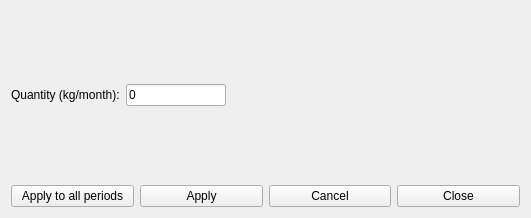
<?xml version="1.0" encoding="UTF-8"?>
<ui version="4.0">
 <class>feedmngqty</class>
 <widget class="impgenmaint" name="feedmngqty">
  <property name="geometry">
   <rect>
    <x>0</x>
    <y>0</y>
    <width>531</width>
    <height>218</height>
   </rect>
  </property>
  <property name="windowTitle">
   <string>Form</string>
  </property>
  <layout class="QVBoxLayout" name="verticalLayout">
   <item>
    <spacer name="verticalSpacer_2">
     <property name="orientation">
      <enum>Qt::Vertical</enum>
     </property>
     <property name="sizeHint" stdset="0">
      <size>
       <width>20</width>
       <height>40</height>
      </size>
     </property>
    </spacer>
   </item>
   <item>
    <layout class="QHBoxLayout" name="horizontalLayout">
     <item>
      <widget class="QLabel" name="Label5">
       <property name="enabled">
        <bool>true</bool>
       </property>
       <property name="sizePolicy">
        <sizepolicy hsizetype="Preferred" vsizetype="Fixed">
         <horstretch>0</horstretch>
         <verstretch>0</verstretch>
        </sizepolicy>
       </property>
       <property name="toolTip">
        <string/>
       </property>
       <property name="text">
        <string>Quantity (kg/month):</string>
       </property>
      </widget>
     </item>
     <item>
      <widget class="IMPEdit" name="Edit1">
       <property name="enabled">
        <bool>true</bool>
       </property>
       <property name="maximumSize">
        <size>
         <width>100</width>
         <height>16777215</height>
        </size>
       </property>
       <property name="toolTip">
        <string/>
       </property>
       <property name="text">
        <string>0</string>
       </property>
       <property name="FieldType">
        <enum>IMPEdit::Numeric</enum>
       </property>
       <property name="FieldName">
        <string>qty</string>
       </property>
      </widget>
     </item>
     <item>
      <spacer name="horizontalSpacer">
       <property name="orientation">
        <enum>Qt::Horizontal</enum>
       </property>
       <property name="sizeHint" stdset="0">
        <size>
         <width>40</width>
         <height>20</height>
        </size>
       </property>
      </spacer>
     </item>
    </layout>
   </item>
   <item>
    <spacer name="verticalSpacer">
     <property name="orientation">
      <enum>Qt::Vertical</enum>
     </property>
     <property name="sizeHint" stdset="0">
      <size>
       <width>20</width>
       <height>40</height>
      </size>
     </property>
    </spacer>
   </item>
   <item>
    <layout class="QHBoxLayout" name="horizontalLayout_2">
     <item>
      <widget class="QPushButton" name="BitBtn15">
       <property name="enabled">
        <bool>true</bool>
       </property>
       <property name="toolTip">
        <string>Apply this information to all the selected months</string>
       </property>
       <property name="text">
        <string>Apply to all periods</string>
       </property>
       <property name="icon">
        <iconset resource="../images.qrc">
         <normaloff>:/images/apply.png</normaloff>:/images/apply.png</iconset>
       </property>
       <property name="flat">
        <bool>false</bool>
       </property>
      </widget>
     </item>
     <item>
      <widget class="QPushButton" name="BitBtn12">
       <property name="enabled">
        <bool>true</bool>
       </property>
       <property name="toolTip">
        <string/>
       </property>
       <property name="text">
        <string>Apply</string>
       </property>
       <property name="icon">
        <iconset resource="../images.qrc">
         <normaloff>:/images/apply.png</normaloff>:/images/apply.png</iconset>
       </property>
       <property name="flat">
        <bool>false</bool>
       </property>
      </widget>
     </item>
     <item>
      <widget class="QPushButton" name="BitBtn13">
       <property name="enabled">
        <bool>true</bool>
       </property>
       <property name="toolTip">
        <string/>
       </property>
       <property name="text">
        <string>Cancel</string>
       </property>
       <property name="icon">
        <iconset resource="../images.qrc">
         <normaloff>:/images/cancel.png</normaloff>:/images/cancel.png</iconset>
       </property>
       <property name="flat">
        <bool>false</bool>
       </property>
      </widget>
     </item>
     <item>
      <widget class="QPushButton" name="BitBtn14">
       <property name="enabled">
        <bool>true</bool>
       </property>
       <property name="toolTip">
        <string/>
       </property>
       <property name="text">
        <string>Close</string>
       </property>
       <property name="icon">
        <iconset resource="../images.qrc">
         <normaloff>:/images/closeform.png</normaloff>:/images/closeform.png</iconset>
       </property>
       <property name="flat">
        <bool>false</bool>
       </property>
      </widget>
     </item>
    </layout>
   </item>
  </layout>
 </widget>
 <customwidgets>
  <customwidget>
   <class>IMPEdit</class>
   <extends>QLineEdit</extends>
   <header>impedit.h</header>
  </customwidget>
  <customwidget>
   <class>impgenmaint</class>
   <extends>QWidget</extends>
   <header>impgenmaint.h</header>
   <container>1</container>
  </customwidget>
 </customwidgets>
 <resources>
  <include location="../images.qrc"/>
 </resources>
 <connections/>
</ui>
